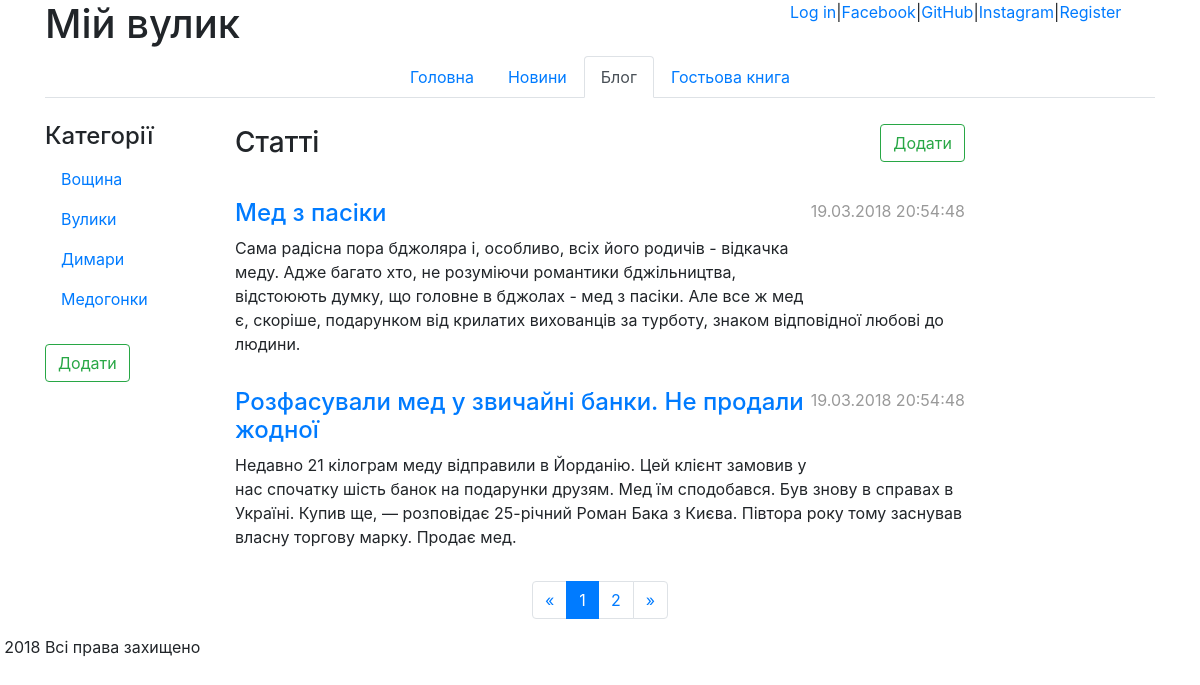
Screenshot of /blog/ with the database file from the repository.
### good/models.py (models this page shows, shortened)
class Category(models.Model):
    class Meta:
        ordering = ['name']
        verbose_name = 'категорія'
        verbose_name_plural = 'категорії'
    name = models.CharField(max_length=30, db_index=True, unique=True, verbose_name='Назва')
    order = models.PositiveSmallIntegerField(default=0, db_index=True, verbose_name='Порядковий номер')

### blog/models.py (models this page shows, shortened)
class Blog(models.Model):
    class Meta:
        ordering = ['-posted']
        verbose_name = 'Стаття'
        verbose_name_plural = 'Статті'
    title = models.CharField(max_length=100, unique_for_date='posted', verbose_name='Заголовок')
    description = models.TextField(verbose_name='Короткий опис')
    content = models.TextField(verbose_name='Повний опис')
    posted = models.DateTimeField(default=datetime.now(), db_index=True, verbose_name='Дата публікації')
    is_commentable = models.BooleanField(default=True, verbose_name='Можливість коментування')
    user = models.ForeignKey(User, on_delete=models.CASCADE)

### blog/views.py (the view)
# urls.py: path('', BlogListView.as_view(), name='blogs'),
class BlogListView(ArchiveIndexView, CategoryListMixin):
    model = Blog
    date_field = 'posted'
    template_name = 'blog/blogs.html'
    paginate_by = 2
    allow_empty = True
    allow_future = True
    def get_queryset(self):
        blog = super(BlogListView, self).get_queryset()
        return blog

### default/views.py (called while the page is built)
    def get_context_data(self, **kwargs):
        context = super(CategoryListMixin, self).get_context_data(**kwargs)
        context["cats"] = Category.objects.order_by("name")
        context["current_url"] = self.request.path
        return context

### blog/templates/blog/blogs.html (shortened to what this page needs)
{% extends 'default/base.html' %}
{% load staticfiles %}
{% block main %}
        <div class="pp-review-date btn-add ">
        <a class="btn btn-outline-success" href="{% url 'blog_add'%}" role="button">Додати</a>
        </div>
        <h3>Статті</h3>
        {% for blog in latest %}
        <time class="pp-review-date-text date-blog">{{ blog.posted|date:"j.m.Y H:i:s"  }} </time>
        <h4>
            <a href="{% url 'blog' blog.id %}">{{ blog.title }}</a>
        </h4>
        <p class="descrip">{{ blog.description }}</p>
        {% endfor %}
        {% if paginator.num_pages > 1 %}
        <nav aria-label="Page navigation example">
                <ul class="pagination justify-content-center">
                <li class="page-item"><a class="page-link" href="{% url 'blogs' %}?page=1">&laquo;</a></li>
                {% for p in paginator.page_range %}
                <li {% if page_obj.number == p %}class="page-item active"{% endif %}>
                        <a class="page-link" href="{% url 'blogs' %}?page={{ p }}">{{ p }}</a></li>
                {% endfor %}
                        <li class="page-item"><a class="page-link" href="{% url 'blogs' %}?page={{ paginator.num_pages}}">&raquo;</a>
                        </li>
                </ul>
        </nav>
        {% endif %}
{% endblock main %}

### default/templates/default/base.html (shortened to what this page needs)
{% load staticfiles %}
<!DOCTYPE html>
<html>
<head>
    <link rel="stylesheet" href="https://stackpath.bootstrapcdn.com/bootstrap/4.1.1/css/bootstrap.min.css">
    <link type="text/css" href="{% static 'main.css' %}" rel="stylesheet">
</head>
<body>
    <div class="container">
        <div class="row" id="header">
            <div class="col-8">
                <h1>Мій вулик</h1>
            </div>
            {% if request.user.is_authenticated %}
                <a href="{% url 'profile' %}">Hello, {{request.user.username }}.</a>
                <a href="{% url 'auth_logout' %}"> Вийти </a>
            {% else %}
                <a href="{% url 'auth_login' %}">Log in</a> |
                <a href= " {% url 'social:begin' 'facebook' %} " > Facebook </a> |
                <a href= " {% url 'social:begin' 'github' %} " > GitHub </a> |
                <a href= " {% url 'social:begin' 'instagram' %} " > Instagram  </a> |
                <a href="{% url 'registration_register'  %}">Register</a>
            {% endif %}
        </div>
        <ul class="nav nav-tabs justify-content-center">
            <li class="nav-item ">
                {% if '/default' in request.path %}<a class="nav-link active" href="{% url 'default' %}">Головна</a>
                {% else %}<a class="nav-link" href="{% url 'default' %}">Головна</a>
                {% endif %}
            </li>
            <li class="nav-item">
                {% if '/news' in request.path %}<a class="nav-link active" href="{% url 'news' %}">Новини</a>
                {% else %}<a class="nav-link" href="{% url 'news' %}">Новини</a>
                {% endif %}
            </li>
            <li class="nav-item">
                {% if '/blog' in request.path %}<a class="nav-link active" href="{% url 'blogs' %}">Блог</a>
                {% else %}<a class="nav-link" href="{% url 'blogs' %}">Блог</a>
                {% endif %}
            </li>
            <li class="nav-item">
                {% if '/guestbook' in request.path %}<a class="nav-link active" href="{% url 'guestbook' %}">Гостьова книга</a>
                {% else %}<a class="nav-link" href="{% url 'guestbook' %}">Гостьова книга</a>
                {% endif %}
            </li>
        </ul>
        <div class="row " id="content">
            <div class="col-2 " id="pass">
                    <nav class="nav flex-column">
                        <li class="nav-header  "><h4>Категорії</h4></li>
                        {% for cat in cats %}
                                <li ><a class="nav-link" href="{% url 'goods' cat.id %}">{{ cat.name }}</a></li>
                        {% endfor %}
                    </nav>
                <a class="btn btn-outline-success btn-add" href="{% url 'category_add'%}" role="button">Додати</a>
            </div>
            <div class="col-8" id="cont">
                {% block main %}
                {% endblock %}
            </div>
        </div>
    </div>
    <div class="row" id="footer">
      <div class="col-xs-12">
        &copy; 2018 Всі права захищено
      </div>
    </div>
</body>
</html>

### static/main.css (style rules this page uses)
.pp-review-date { float: right; margin: 3px 0 6px 1em; margin-top: 3px; margin-right: 0em; margin-bottom: 6px; margin-left: 1em; }
.pp-review-date-text { display: inline-block; color: #999; white-space: nowrap; }
h3 { margin-top: 1em; margin-bottom: 1.4em; }
h4 { margin-top: 1em; }
.descrip { margin-bottom: 2em; }
.date-blog { float: right; margin-bottom: 4em; }
.btn-add { margin-top: 1.6em; }

### rows the page displays
Category: name "Вощина"
Category: name "Вулики"
Category: name "Димари"
Category: name "Медогонки"
Blog: posted "19.03.2018 20:54:48", title "Мед з пасіки", description "Сама радісна пора бджоляра і, особливо, всіх його родичів - відкачка меду. Адже багато хто, не розуміючи романтики бджільництва, відстоюють думку, що головне в бджолах - мед з пасіки. Але все ж мед є, скоріше, подарунком від крилатих вихованців за турботу, знаком відповідної любові до людини."
Blog: posted "19.03.2018 20:54:48", title "Розфасували мед у звичайні банки. Не продали жодної", description "Недавно 21 кілограм меду відправили в Йорданію. Цей клієнт замовив у нас спочатку шість банок на подарунки друзям. Мед їм сподобався. Був знову в справах в Україні. Купив ще, — розповідає 25-річний Роман Бака з Києва. Півтора року тому заснував власну торгову марку. Продає мед."

### other values shown
{{ p }} "1" "2"
